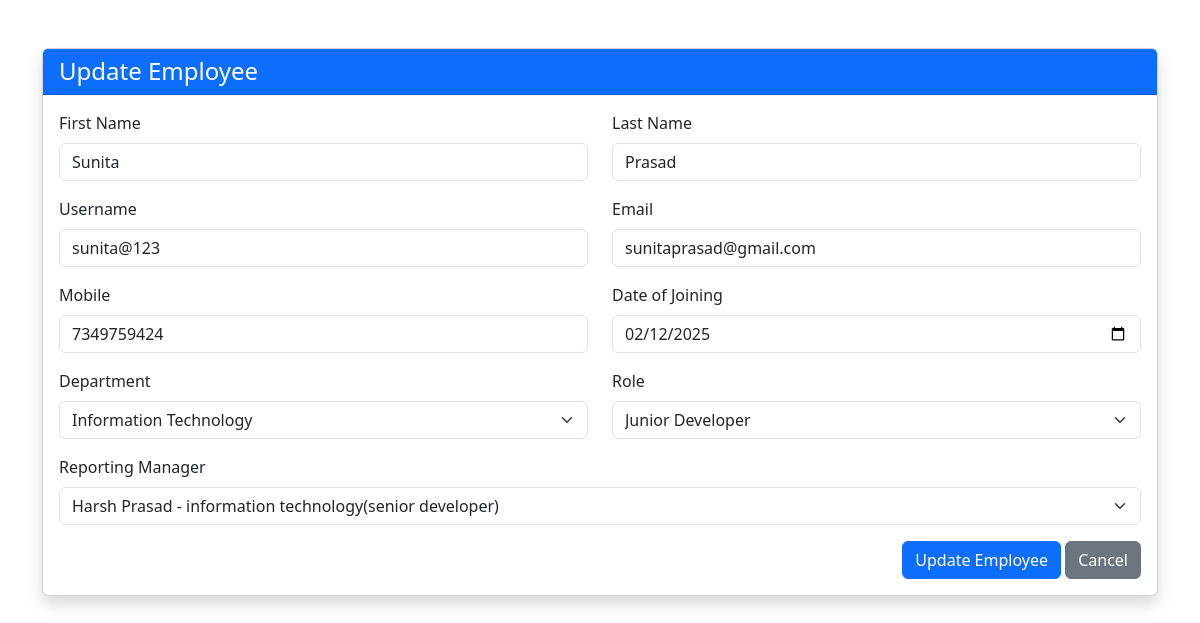
The page /update-employee/11 on the database its author committed.
### app1/models.py (models this page shows, shortened)
class Employee(models.Model):
    employee_id = models.AutoField(primary_key=True)
    first_name = models.CharField(max_length=100)
    last_name = models.CharField(max_length=100)
    username = models.CharField(max_length=100, unique=True)
    password = models.CharField(max_length=100)
    email = models.CharField(max_length=100)
    mobile = models.CharField(max_length=100)
    dept = models.ForeignKey(Department, on_delete=models.SET_NULL, null=True, related_name='employees')
    role = models.ForeignKey(Role, on_delete=models.SET_NULL, null=True, related_name='employees')
    reporting_manager = models.ForeignKey('self', on_delete=models.SET_NULL, null=True, blank=True, related_name='reportees')
    date_of_joining = models.DateField()
    created_at = models.DateTimeField(auto_now_add=True)
    updated_at = models.DateTimeField(auto_now=True)

class Department(models.Model):
    dept_id = models.AutoField(primary_key=True)
    dept_name = models.CharField(max_length=100)
    def __str__(self):
        return self.dept_name

class Role(models.Model):
    role_id = models.AutoField(primary_key=True)
    role_name = models.CharField(max_length=100)
    def __str__(self):
        return self.role_name

### app1/views.py (the view, shortened to what this page needs)
# urls.py: path('update-employee/<int:id>',views.update_employee,name='update-employee'),
def update_employee(request,id):
    role = Role.objects.all()
    employee = Employee.objects.get(employee_id =id)
    department = Department.objects.all()
    employees = Employee.objects.exclude(employee_id=id)
    context = {
        'roles':role,
        'departments':department,
        'employee':employee,
        'employees':employees
    }
    return render(request,'update_employee.html',context)

### templates/update_employee.html (shortened to what this page needs)
{% load static %}
<!DOCTYPE html>
<html>
<head>
    <link href="https://cdn.jsdelivr.net/npm/bootstrap@5.3.0/dist/css/bootstrap.min.css" rel="stylesheet">
</head>
<body>
<div class="container mt-5">
    <div class="card shadow">
        <div class="card-header bg-primary text-white">
            <h4 class="mb-0">Update Employee</h4>
        </div>
        <div class="card-body">
            <form method="POST">
                <div class="row mb-3">
                    <div class="col-md-6">
                        <label for="first_name" class="form-label">First Name</label>
                        <input type="text" name="first_name" id="first_name" class="form-control" value="{{ employee.first_name }}" required>
                    </div>
                    <div class="col-md-6">
                        <label for="last_name" class="form-label">Last Name</label>
                        <input type="text" name="last_name" id="last_name" class="form-control" value="{{ employee.last_name }}" required>
                    </div>
                </div>
                <div class="row mb-3">
                    <div class="col-md-6">
                        <label for="username" class="form-label">Username</label>
                        <input type="text" name="username" id="username" class="form-control" value="{{ employee.username }}" required>
                    </div>
                    <div class="col-md-6">
                        <label for="email" class="form-label">Email</label>
                        <input type="email" name="email" id="email" class="form-control" value="{{ employee.email }}" required>
                    </div>
                </div>
                <div class="row mb-3">
                    <div class="col-md-6">
                        <label for="mobile" class="form-label">Mobile</label>
                        <input type="text" name="mobile" id="mobile" class="form-control" value="{{ employee.mobile }}" required>
                    </div>
                    <div class="col-md-6">
                        <label for="date_of_joining" class="form-label">Date of Joining</label>
                        <input type="date" name="date_of_joining" id="date_of_joining" class="form-control" value="{{ employee.date_of_joining|date:'Y-m-d' }}" required>
                    </div>
                </div>
                <div class="row mb-3">
                    <div class="col-md-6">
                        <label for="dept" class="form-label">Department</label>
                        <select name="dept" id="dept" class="form-select" required>
                            {% for dept in departments %}
                                <option value="{{ dept.dept_id }}" {% if employee.dept.dept_id == dept.dept_id %}selected{% endif %}>
                                    {{ dept.dept_name|title }}
                                </option>
                            {% endfor %}
                        </select>
                    </div>
                    <div class="col-md-6">
                        <label for="role" class="form-label">Role</label>
                        <select name="role" id="role" class="form-select" required>
                            {% for role in roles %}
                                <option value="{{ role.role_id }}" {% if employee.role.role_id == role.role_id %}selected{% endif %}>
                                    {{ role.role_name|title }}
                                </option>
                            {% endfor %}
                        </select>
                    </div>
                </div>
                <div class="mb-3">
                    <label for="reporting_manager" class="form-label">Reporting Manager</label>
                    <select name="reporting_manager" id="reporting_manager" class="form-select">
                        {% for emp in employees %}
                                <option value="{{ emp.employee_id }}" {% if employee.reporting_manager and employee.reporting_manager.employee_id == emp.employee_id %}selected{% endif %}>
                                    {{ emp.first_name }} {{ emp.last_name }} - {{ emp.dept }}({{ emp.role }})
                                </option>
                        {% endfor %}
                    </select>
                </div>
                <div class="text-end">
                    <button type="submit" class="btn btn-primary">Update Employee</button>
                    <a href="{% url 'index' %}" class="btn btn-secondary">Cancel</a>
                </div>
            </form>
        </div>
    </div>
</div>
</body>
</html>

### rows shown on the page
Employee: first_name "Sunita", last_name "Prasad", username "sunita@123", email "sunitaprasad@gmail.com", mobile "7349759424", date_of_joining "02/12/2025", dept "Information Technology", role "Junior Developer", reporting_manager "Harsh Prasad - information technology(senior developer)"
